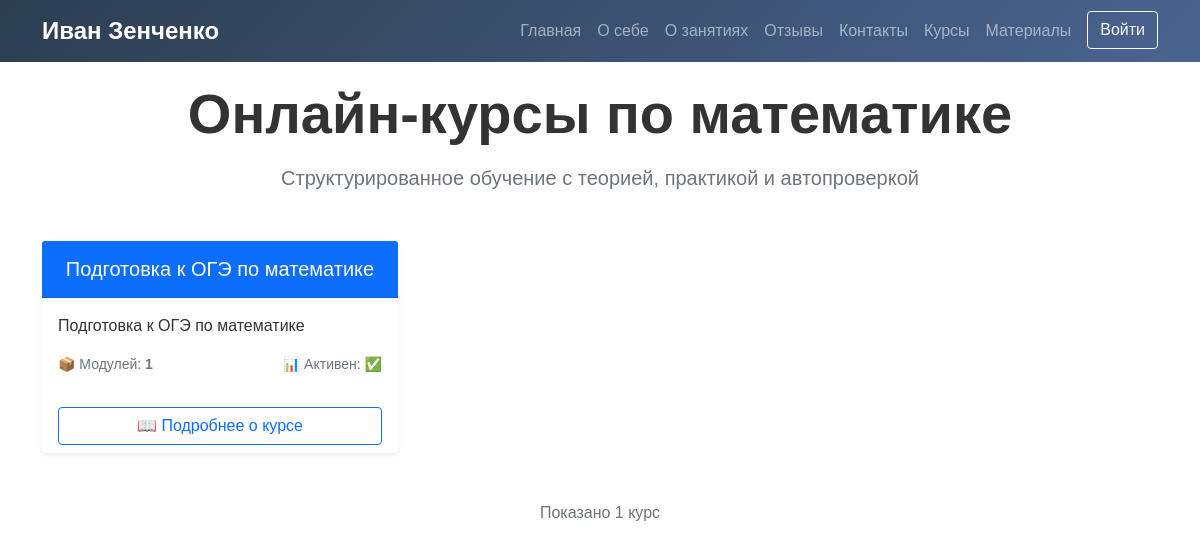
Page /courses/ on the committed database.
### users/models.py (models this page shows, shortened)
class Course(models.Model):
    title = models.CharField('Название курса', max_length=200)
    slug = models.SlugField('URL-адрес', unique=True, help_text='Например: geometry-9-class')
    short_description = models.TextField('Краткое описание', max_length=300)
    full_description = models.TextField('Подробное описание', blank=True)
    cover_image = models.ImageField('Обложка курса', upload_to='courses/covers/', blank=True, null=True)
    is_active = models.BooleanField('Активен', default=False)
    order = models.IntegerField('Порядок отображения', default=0)
    created_at = models.DateTimeField('Дата создания', auto_now_add=True)
    updated_at = models.DateTimeField('Дата обновления', auto_now=True)
    class Meta:
        verbose_name = 'Курс'
        verbose_name_plural = 'Курсы'
        ordering = ['order', 'created_at']

### users/views.py (the view)
# urls.py: path('courses/', views.courses_list, name='courses_list'),
def courses_list(request):
    courses = Course.objects.filter(is_active=True).order_by('order')
    total_courses = courses.count()
    free_courses_count = courses.annotate(
        free_lessons_count=Count('modules__lessons', filter=Q(modules__lessons__is_free=True))
    ).filter(free_lessons_count__gt=0).count()
    return render(request, 'users/courses_list.html', {
        'courses': courses,
        'title': 'Каталог курсов по математике',
        'courses_count': total_courses,
        'free_courses_count': free_courses_count,
    })

### users/templates/users/courses_list.html (shortened to what this page needs)
{% extends "users/visitor_base.html" %}
{% load static %}
{% block content %}
<section style="padding-top: 80px; min-height: 70vh;">
    <div class="container">
        <div class="text-center mb-5">
            <h1 class="display-4 fw-bold mb-3">Онлайн-курсы по математике</h1>
            <p class="lead text-muted">Структурированное обучение с теорией, практикой и автопроверкой</p>
        </div>
        {% if courses %}
        <div class="row row-cols-1 row-cols-md-2 row-cols-lg-3 g-4">
            {% for course in courses %}
            <div class="col">
                <div class="card h-100 shadow-sm border-0 hover-shadow" style="transition: transform 0.2s;">
                    <div class="card-header bg-primary text-white py-3">
                        <h5 class="card-title mb-0 text-center">{{ course.title }}</h5>
                    </div>
                    <div class="card-body">
                        <p class="card-text">{{ course.short_description }}</p>
                        <div class="mb-3">
                            <div class="d-flex justify-content-between small text-muted mb-2">
                                <span>📦 Модулей: <strong>{{ course.modules.count }}</strong></span>
                                <span>📊 Активен: {% if course.is_active %}✅{% else %}❌{% endif %}</span>
                            </div>
                        </div>
                    </div>
                    <div class="card-footer bg-white border-0 pt-0">
                        <div class="d-grid gap-2">
                            <a href="{% url 'course_detail' course.slug %}" class="btn btn-outline-primary">
                                📖 Подробнее о курсе
                            </a>
                        </div>
                    </div>
                </div>
            </div>
            {% endfor %}
        </div>
        <div class="text-center mt-5">
            <p class="text-muted">Показано {{ courses_count }} курс{{ courses_count|pluralize:",а,ов" }}</p>
        </div>
        {% else %}
        <div class="text-center py-5">
            <div style="font-size: 4rem; color: #6c757d;">📚</div>
            <h3 class="my-3">Курсы в разработке</h3>
        </div>
        {% endif %}
    </div>
</section>
{% endblock %}

### users/templates/users/visitor_base.html (style rules this page uses)
:root { --primary-color: #2c3e50; --secondary-color: #3498db; --accent-color: #667eea; }
body { font-family: 'Arial', sans-serif; color: #333; }

### rows in the picture
Course: title "Подготовка к ОГЭ по математике", short_description "Подготовка к ОГЭ по математике", modules.count "1"

### other values in the picture
{{ courses_count }} "1"
